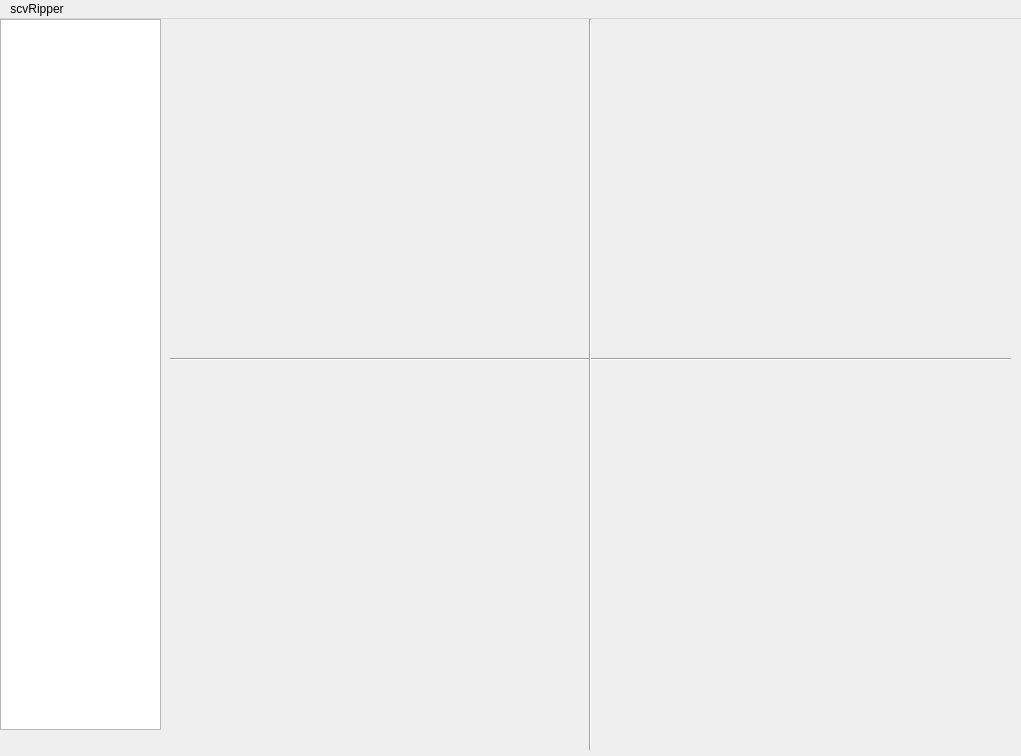
<?xml version="1.0" encoding="UTF-8"?>
<ui version="4.0">
 <class>MainWindow</class>
 <widget class="QMainWindow" name="MainWindow">
  <property name="geometry">
   <rect>
    <x>0</x>
    <y>0</y>
    <width>1021</width>
    <height>756</height>
   </rect>
  </property>
  <property name="windowTitle">
   <string>scvRipper</string>
  </property>
  <widget class="QWidget" name="centralwidget">
   <widget class="QListView" name="imagesview">
    <property name="geometry">
     <rect>
      <x>0</x>
      <y>0</y>
      <width>161</width>
      <height>711</height>
     </rect>
    </property>
   </widget>
   <widget class="Line" name="line">
    <property name="geometry">
     <rect>
      <x>170</x>
      <y>330</y>
      <width>841</width>
      <height>20</height>
     </rect>
    </property>
    <property name="orientation">
     <enum>Qt::Horizontal</enum>
    </property>
   </widget>
   <widget class="Line" name="line_2">
    <property name="geometry">
     <rect>
      <x>580</x>
      <y>0</y>
      <width>20</width>
      <height>731</height>
     </rect>
    </property>
    <property name="orientation">
     <enum>Qt::Vertical</enum>
    </property>
   </widget>
  </widget>
  <widget class="QMenuBar" name="menubar">
   <property name="geometry">
    <rect>
     <x>0</x>
     <y>0</y>
     <width>1021</width>
     <height>21</height>
    </rect>
   </property>
   <widget class="QMenu" name="menuVideo">
    <property name="title">
     <string>scvRipper</string>
    </property>
    <addaction name="actionVideo_Differencing"/>
    <addaction name="actionLoad_Images"/>
    <addaction name="actionSetting"/>
    <addaction name="actionTemplate_Configuration"/>
    <addaction name="actionRun"/>
   </widget>
   <addaction name="menuVideo"/>
  </widget>
  <action name="actionLoad_Images">
   <property name="text">
    <string>Load Images</string>
   </property>
  </action>
  <action name="actionSet_Output_Folder">
   <property name="text">
    <string>Set Output Folder</string>
   </property>
  </action>
  <action name="actionTemplate_Folder">
   <property name="text">
    <string>Template Folder</string>
   </property>
  </action>
  <action name="actionTemplate_Configuration">
   <property name="text">
    <string>Template Configuration</string>
   </property>
  </action>
  <action name="actionRun">
   <property name="text">
    <string>Run</string>
   </property>
  </action>
  <action name="actionVideo_Differencing">
   <property name="text">
    <string>Video Differencing</string>
   </property>
  </action>
  <action name="actionSetting">
   <property name="text">
    <string>Setting</string>
   </property>
  </action>
 </widget>
 <resources/>
 <connections/>
</ui>
